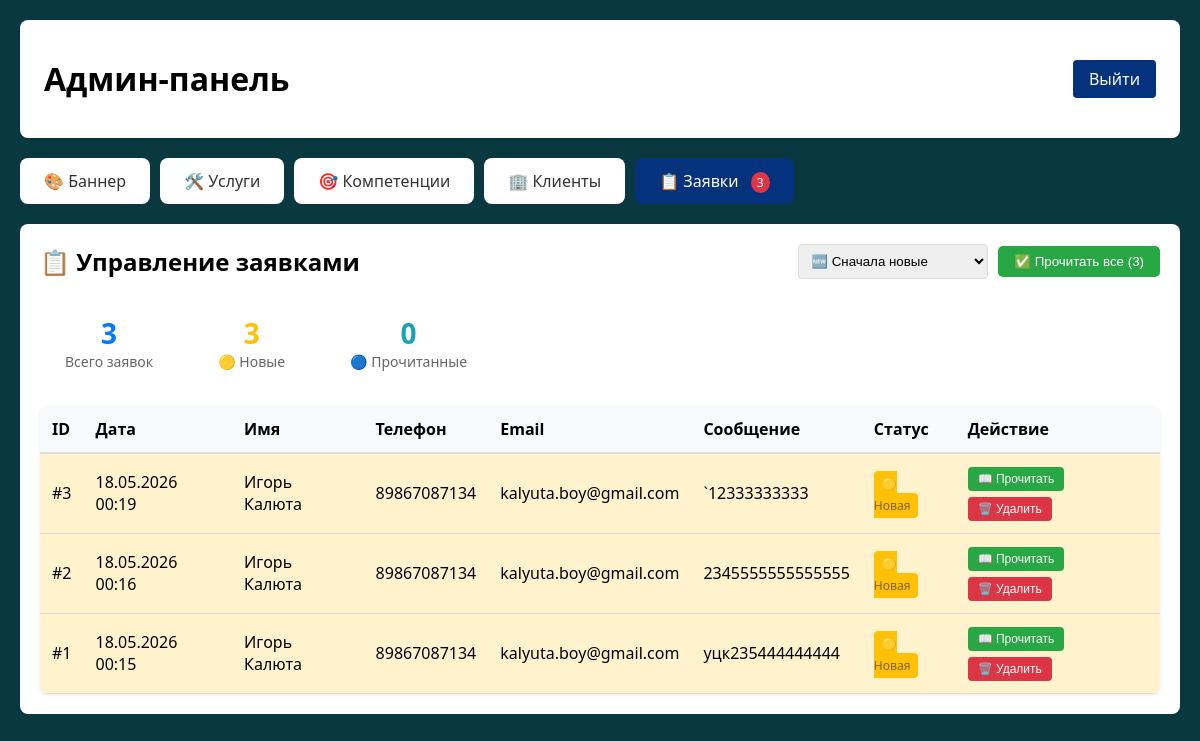
The app's page /admin/index.php?tab=requests (signed in), older data.
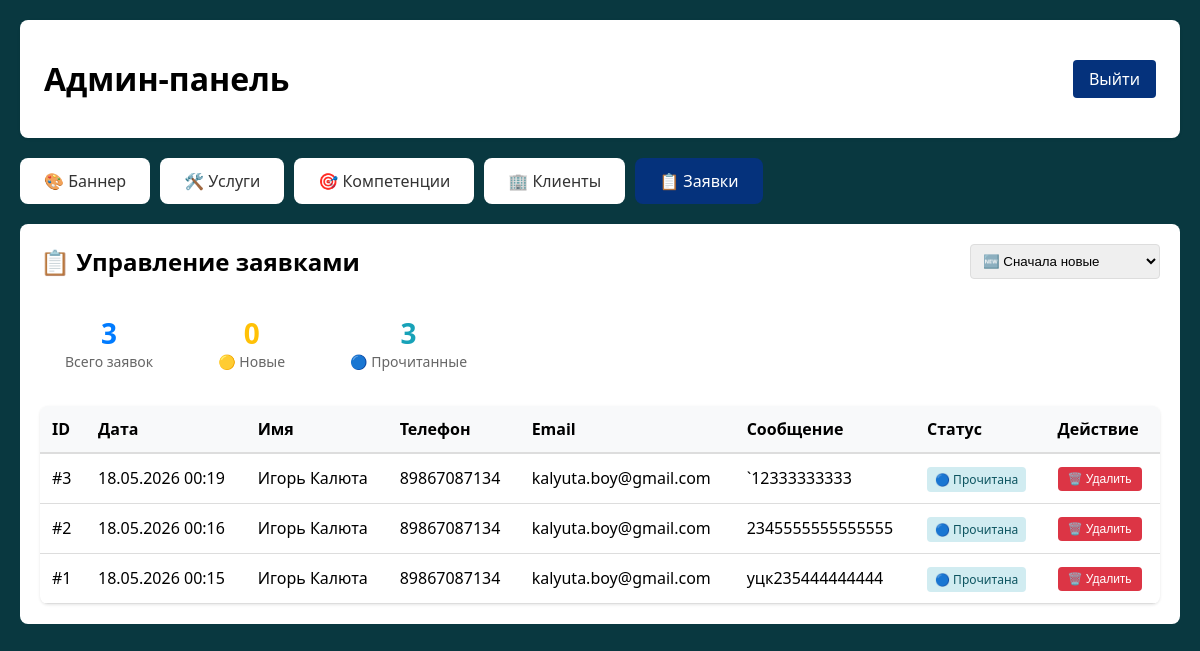
The same page, newer data.
### tables this page shows
CREATE TABLE requests (
            id INTEGER PRIMARY KEY AUTOINCREMENT,
            name TEXT NOT NULL,
            phone TEXT NOT NULL,
            email TEXT,
            message TEXT,
            status TEXT DEFAULT 'new',
            created_at DATETIME DEFAULT CURRENT_TIMESTAMP,
            updated_at DATETIME DEFAULT CURRENT_TIMESTAMP
        );

### includes/Database.php (called while the page is built, shortened)
<?php
class Database {
    private $pdo;
    public function __construct() {
        $dbPath = __DIR__ . '/../config/database.sqlite';
        $configDir = __DIR__ . '/../config';
        $this->pdo = new PDO("sqlite:" . $dbPath);
        $this->pdo->setAttribute(PDO::ATTR_ERRMODE, PDO::ERRMODE_EXCEPTION);
        $this->createTables();
    }
    private function createTables() {
        $this->pdo->exec("
            CREATE TABLE IF NOT EXISTS content_blocks (
                id INTEGER PRIMARY KEY AUTOINCREMENT,
                block_key TEXT UNIQUE NOT NULL,
                block_name TEXT NOT NULL,
                content TEXT,
                type TEXT DEFAULT 'text',
                updated_at DATETIME DEFAULT CURRENT_TIMESTAMP
            )
        ");
        $this->pdo->exec("
            CREATE TABLE IF NOT EXISTS requests (
                id INTEGER PRIMARY KEY AUTOINCREMENT,
                name TEXT NOT NULL,
                phone TEXT NOT NULL,
                email TEXT,
                message TEXT,
                status TEXT DEFAULT 'new',
                created_at DATETIME DEFAULT CURRENT_TIMESTAMP,
                updated_at DATETIME DEFAULT CURRENT_TIMESTAMP
            )
        ");
        $this->pdo->exec("
            CREATE TABLE IF NOT EXISTS services (
                id INTEGER PRIMARY KEY AUTOINCREMENT,
                title TEXT NOT NULL,
                image TEXT NOT NULL,
                sort_order INTEGER DEFAULT 0,
                is_active INTEGER DEFAULT 1,
                created_at DATETIME DEFAULT CURRENT_TIMESTAMP
            )
        ");
        $this->pdo->exec("
            CREATE TABLE IF NOT EXISTS competencies (
                id INTEGER PRIMARY KEY AUTOINCREMENT,
                title TEXT NOT NULL,
                sort_order INTEGER DEFAULT 0,
                is_active INTEGER DEFAULT 1,
                created_at DATETIME DEFAULT CURRENT_TIMESTAMP
            )
        ");
        $stmt = $this->pdo->query("SELECT COUNT(*) FROM content_blocks");
        $count = $stmt->fetchColumn();
    }
    public function getAllRequestsSorted($sort_by = 'new_first') {
        switch ($sort_by) {
            case 'new_first':
            default:
                $sql = "SELECT * FROM requests ORDER BY
                            CASE WHEN status = 'new' THEN 0 ELSE 1 END,
                            created_at DESC";
                break;
        }
        $stmt = $this->pdo->query($sql);
        return $stmt->fetchAll(PDO::FETCH_ASSOC);
    }
    public function getNewRequestsCount() {
        $stmt = $this->pdo->query("SELECT COUNT(*) FROM requests WHERE status = 'new'");
        return $stmt->fetchColumn();
    }
    public function getRequestStatusCounts() {
        $stmt = $this->pdo->query("
            SELECT
                COUNT(*) as total,
                SUM(CASE WHEN status = 'new' THEN 1 ELSE 0 END) as new,
                SUM(CASE WHEN status = 'read' THEN 1 ELSE 0 END) as read
            FROM requests
        ");
        return $stmt->fetch(PDO::FETCH_ASSOC);
    }
}
?>

### admin/requests.php (the view, shortened to what the changed rows need)
<?php
$sort_by = $_GET['sort_by'] ?? 'new_first';
$requests = $db->getAllRequestsSorted($sort_by);
$statusCounts = $db->getRequestStatusCounts();
$newCount = $db->getNewRequestsCount();
?>
<div style="background: white; border-radius: 8px; padding: 20px; margin-bottom: 20px;">
    <div style="display: flex; justify-content: space-between; align-items: center; margin-bottom: 20px; flex-wrap: wrap; gap: 10px;">
        <h2 style="margin: 0;">📋 Управление заявками</h2>
        <div style="display: flex; gap: 10px; align-items: center;">
            <form method="GET" style="display: inline;">
                <select name="sort_by" onchange="this.form.submit()" style="padding: 8px; border-radius: 4px; border: 1px solid #ddd;">
                    <option value="new_first" <?= $sort_by === 'new_first' ? 'selected' : '' ?>>🆕 Сначала новые</option>
                </select>
            </form>
            <?php if ($newCount > 0): ?>
                <form method="POST" onsubmit="return confirm('Отметить ВСЕ заявки как прочитанные?')">
                    <button type="submit" name="mark_all_read"
                            style="background: #28a745; color: white; border: none; padding: 8px 16px; border-radius: 5px; cursor: pointer;">
                        ✅ Прочитать все (<?= $newCount ?>)
                    </button>
                </form>
            <?php endif; ?>
        </div>
    </div>
    <div class="stats">
        <div class="stat-card">
            <div class="stat-number"><?= (int)($statusCounts['total'] ?? 0) ?></div>
            <div class="stat-label">Всего заявок</div>
        </div>
        <div class="stat-card">
            <div class="stat-number" style="color: #ffc107;"><?= (int)($statusCounts['new'] ?? 0) ?></div>
            <div class="stat-label">🟡 Новые</div>
        </div>
        <div class="stat-card">
            <div class="stat-number" style="color: #17a2b8;"><?= (int)($statusCounts['read'] ?? 0) ?></div>
            <div class="stat-label">🔵 Прочитанные</div>
        </div>
    </div>
    <div class="requests-table" style="overflow-x: auto;">
        <table style="width: 100%; border-collapse: collapse;">
            <thead>
                <tr>
                    <th style="padding: 12px; text-align: left; border-bottom: 2px solid #ddd;">ID</th>
                    <th style="padding: 12px; text-align: left; border-bottom: 2px solid #ddd;">Дата</th>
                    <th style="padding: 12px; text-align: left; border-bottom: 2px solid #ddd;">Имя</th>
                    <th style="padding: 12px; text-align: left; border-bottom: 2px solid #ddd;">Телефон</th>
                    <th style="padding: 12px; text-align: left; border-bottom: 2px solid #ddd;">Email</th>
                    <th style="padding: 12px; text-align: left; border-bottom: 2px solid #ddd;">Сообщение</th>
                    <th style="padding: 12px; text-align: left; border-bottom: 2px solid #ddd;">Статус</th>
                    <th style="padding: 12px; text-align: left; border-bottom: 2px solid #ddd;">Действие</th>
                </tr>
            </thead>
            <tbody>
                <?php if (empty($requests)): ?>
                    <tr>
                        <td colspan="8" style="padding: 12px; text-align: center;">Нет заявок</td>
                    </tr>
                <?php else: ?>
                    <?php foreach ($requests as $request): ?>
                    <tr style="border-bottom: 1px solid #ddd; <?= $request['status'] === 'new' ? 'background: #fff3cd;' : '' ?>">
                        <td style="padding: 12px;">#<?= (int)$request['id'] ?></td>
                        <td style="padding: 12px;"><?= date('d.m.Y H:i', strtotime($request['created_at'])) ?></td>
                        <td style="padding: 12px;"><?= htmlspecialchars($request['name'] ?? '') ?></td>
                        <td style="padding: 12px;"><?= htmlspecialchars($request['phone'] ?? '') ?></td>
                        <td style="padding: 12px;"><?= htmlspecialchars($request['email'] ?? '') ?></td>
                        <td style="padding: 12px; max-width: 250px; word-wrap: break-word;">
                            <?php
                            $msg = $request['message'] ?? '';
                            $msg = strip_tags($msg);
                            $msg = htmlspecialchars($msg, ENT_QUOTES, 'UTF-8');
                            echo $msg;
                            ?>
                        </td>
                        <td style="padding: 12px;">
                            <span style="padding: 4px 8px; border-radius: 4px; font-size: 12px; <?= $request['status'] === 'new' ? 'background: #ffc107; color: #856404;' : 'background: #d1ecf1; color: #0c5460;' ?>">
                                <?= $request['status'] === 'new' ? '🟡 Новая' : '🔵 Прочитана' ?>
                            </span>
                        </td>
                        <td style="padding: 12px;">
                            <div style="display: flex; gap: 5px; flex-wrap: wrap;">
                                <?php if ($request['status'] === 'new'): ?>
                                    <form method="POST" style="display: inline;">
                                        <button type="submit" name="mark_read"
                                                style="background: #28a745; color: white; border: none; padding: 5px 10px; border-radius: 4px; cursor: pointer; font-size: 12px;">
                                            📖 Прочитать
                                        </button>
                                    </form>
                                <?php endif; ?>
                                <form method="POST" style="display: inline;" onsubmit="return confirm('Удалить заявку #<?= (int)$request['id'] ?>?')">
                                    <button type="submit" name="delete_request"
                                            style="background: #dc3545; color: white; border: none; padding: 5px 10px; border-radius: 4px; cursor: pointer; font-size: 12px;">
                                        🗑️ Удалить
                                    </button>
                                </form>
                            </div>
                        </td>
                    </tr>
                    <?php endforeach; ?>
                <?php endif; ?>
            </tbody>
        </table>
    </div>
</div>

### admin/includes/header.php (shortened to what the changed rows need)
<?php
$newCount = $db->getNewRequestsCount();
?>
<!DOCTYPE html>
<html lang="ru">
<head>
    <link rel="stylesheet" href="/assets/css/admin.css">
</head>
<body>
    <div class="container">
        <div class="header">
            <h1>Админ-панель</h1>
        </div>
        <div class="tabs">
            <a href="?tab=requests" class="tab <?= $activeTab === 'requests' ? 'active' : '' ?>">
                📋 Заявки
                <?php if ($newCount > 0): ?>
                    <span class="badge"><?= $newCount ?></span>
                <?php endif; ?>
            </a>
        </div>

Row changes from the older to the newer data that the page shows:
changed requests id 3: status "🟡 Новая 📖 Прочитать" → "🔵 Прочитана"
changed requests id 2: status "🟡 Новая 📖 Прочитать" → "🔵 Прочитана"
changed requests "уцк235444444444": status "🟡 Новая 📖 Прочитать" → "🔵 Прочитана"
Text that changed along with them:
$statusCounts['new']: "3" → "0"
$statusCounts['read']: "0" → "3"
$newCount: "3" → (not shown)
text no longer shown: "✅ Прочитать все ( )"
